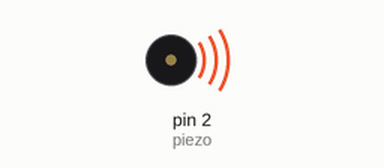
Simulated run of this sketch. Board: Arduino Uno, built with avr-gcc and run on an emulated ATmega328P. On the bench: buzzer (waves = sounding).

Above: at 0.05 s.
At 2.75 s:
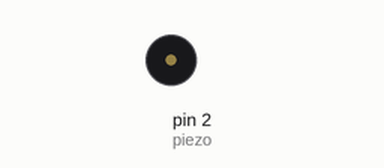
Timing chart, 0 to 3.0 s (numbered marks = the images above):
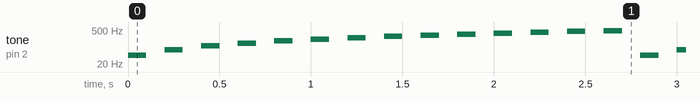

Measured:
- by itself, tone on pin 2 (piezo): plays 45 Hz for 0.10 s, 78 Hz for 0.10 s, 111 Hz for 0.10 s, 144 Hz for 0.10 s, 177 Hz for 0.10 s, 210 Hz for 0.10 s … (650 notes in this stretch)

The sketch:

makesSOmeN0ise.ino
```cpp
#include "pitches.h"

int piezo = 2;


void setup() {
  // put your setup code here, to run once:
  pinMode(piezo, OUTPUT);
}

void loop() {
  // put your main code here, to run repeatedly:
  for (int i = 45; i < 500; i = i + 33) {
    tone(piezo, i);
    delay(100);
    noTone(piezo);
    delay(100);
  }
}
```
